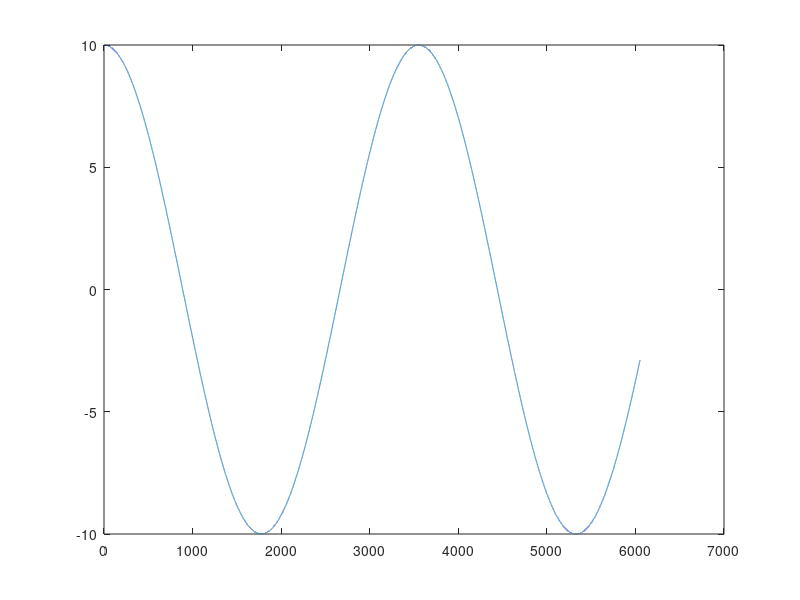

Recreate this plot in MATLAB. (Note: this script raises an error after producing the figure.)
clear all;
close all;
clc;

mu = 398601;
Re = 6378.14;

%6.1
m = 20;
M = 460;
R = 0.6;
r = 0.1;
h = 0.1;
H = 2;
L = 10;
ha = 800;

d1 = M / (M + m) * (L + (h + H) / 2);
d2 = m / (M + m) * (L + (h + H) / 2);

omiga0 = sqrt(mu / (Re + ha)^3);
T = 2 * pi / omiga0;

I = zeros(4, 1);
I(1) = (1 / 12) * m * h^2 + (1 / 4) * m * r^2 + m * d1^2 + (1 / 12) * M * H^2 + (1 / 4) * M * R^2 + M * d2^2;
I(2) = I(1);
I(3) = (1 / 2) * m * r^2 + (1 / 2) * M * R^2;
I(4) = 0.8;

%6.1.1
t = 0:0.1:T;
y = 10 * cos(omiga0 * sqrt(3 * (I(1) - I(3)) / I(2)) * t);
figure(1);
plot(t, y);

b = 0.002;

x0 = [0; 10 / 180 * pi; 0];

tspan = [0 3000 * T];
options = odeset('RelTol', 1e-6, 'AbsTol', 1e-6);
[t, y] = ode45('ode61', tspan, x0, options, I, omiga0, b);

%6.1.2
figure(2);
plot(t, y(:, 2) * 180 / pi);

%6.2
I = zeros(3, 1);
I(1) = 1000;
I(2) = 500;
I(3) = 700;

K = [1000; 500; 700];
Kd = [-2000; -1000; -1400];

ha = 800;

theta = -40 * pi / 180;
phi = 40 * pi / 180;
psi = -60 * pi / 180;

omiga0 = sqrt(mu / (Re + ha)^3);

A = angle2cosine(phi, theta, psi);

qt = cosine2q(A);

Qt = [
	qt(4) qt(3) -qt(2) qt(1);
	-qt(3) qt(4) qt(1) qt(2);
	qt(2) -qt(1) qt(4) qt(3);
	-qt(1) -qt(2) -qt(3) qt(4);
];

x0 = zeros(10, 1);
x0(2) = -omiga0;
x0(7) = 1;

tspan = [0 15];
options = odeset('RelTol', 1e-4, 'AbsTol', 1e-4);
[t, y] = ode45('ode62', tspan, x0, options, I, omiga0, K, Kd, Qt);

Tc = zeros(length(y), 3);
for i = 1:length(y)
	omiga = y(i, 1:3)';
	q = y(i, 4:7)';
	qe = Qt * [-q(1); -q(2); -q(3); q(4)];

	A = q2cosine(q);

	omiga_ri = A * [0; -omiga0; 0];
	omiga_br = omiga - omiga_ri;
	if t(i) > 1
		Tc(i, :) = (2 * K .* qe(1:3) * qe(4) + Kd .* omiga_br)';
	end
end

hold on;
%euler angle
figure(3);
plot(t, y(:, 8) * 180 / pi);
figure(4);
plot(t, y(:, 9) * 180 / pi);
figure(5);
plot(t, y(:, 10) * 180 / pi);
%q
figure(6);
plot(t, y(:, 4));
figure(7);
plot(t, y(:, 5));
figure(8);
plot(t, y(:, 6));
figure(9);
plot(t, y(:, 7));
%Tc
figure(10);
plot(t, Tc(:, 1));
figure(11);
plot(t, Tc(:, 2));
figure(12);
plot(t, Tc(:, 3));
